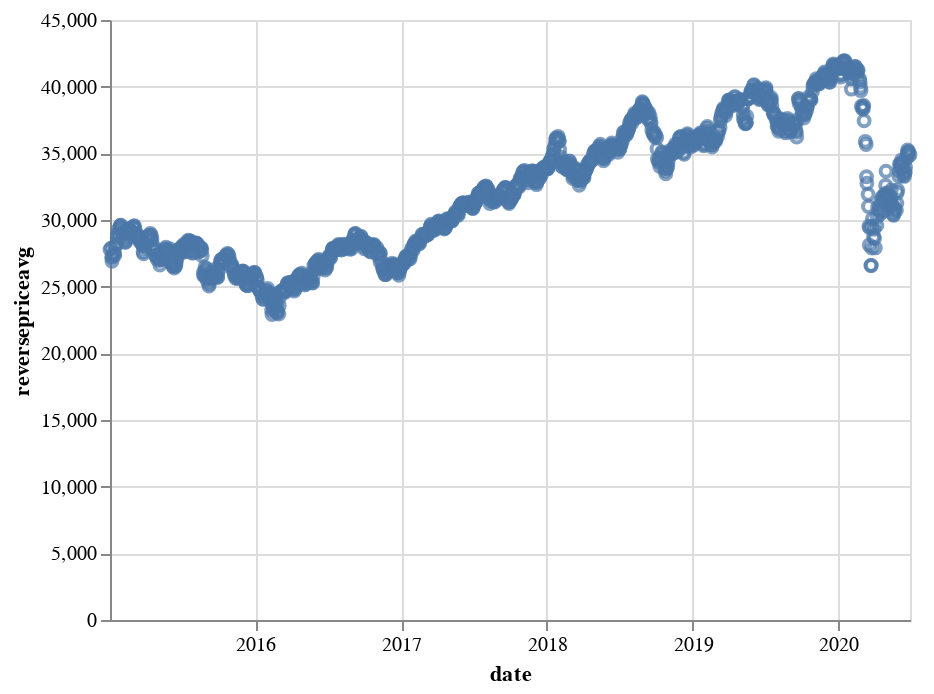

Source (notebook cell):
### Code cell
altdata_reversepricepercentchg = pricereverseboolean_shock(2, bse_data)
altdata_reversepricepercentchg.reset_index(inplace=True)
altdata_reversepricepercentchg.rename(columns={list(altdata_reversepricepercentchg)[0]:'date'}, inplace=True)
alt.Chart(altdata_reversepricepercentchg).mark_point().encode(
    x='date',
    y='reversepriceavg'
)

### Figure 1 — Vega-Lite specification as saved in the notebook (floating-point values rounded to 4 significant figures; data arrays with more than 128 entries replaced by an {"elided": "..."} marker saying what was removed)
{"config": {"view": {"continuousWidth": 400, "continuousHeight": 300}}, "data": {"name": "data-84e284529b9825a8c01ce9c107eb45c9"}, "mark": "point", "encoding": {"x": {"field": "date", "type": "temporal"}, "y": {"field": "reversepriceavg", "type": "quantitative"}}, "$schema": "https://vega.github.io/schema/vega-lite/v4.17.0.json", "datasets": {"data-84e284529b9825a8c01ce9c107eb45c9": {"elided": "1345 records"}}}
